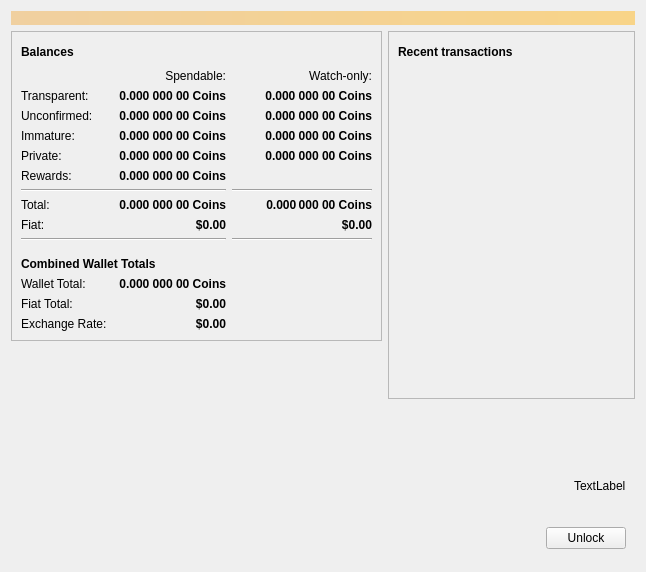
<?xml version="1.0" encoding="UTF-8"?>
<ui version="4.0">
 <class>OverviewPage</class>
 <widget class="QWidget" name="OverviewPage">
  <property name="geometry">
   <rect>
    <x>0</x>
    <y>0</y>
    <width>646</width>
    <height>572</height>
   </rect>
  </property>
  <property name="windowTitle">
   <string>Form</string>
  </property>
  <layout class="QGridLayout" name="gridLayout_3">
   <item row="0" column="0" colspan="2">
    <widget class="QLabel" name="labelAlerts">
     <property name="visible">
      <bool>true</bool>
     </property>
     <property name="styleSheet">
      <string notr="true">QLabel { background-color: qlineargradient(x1: 0, y1: 0, x2: 1, y2: 0, stop:0 #F0D0A0, stop:1 #F8D488); color:#000000; }</string>
     </property>
     <property name="alignment">
      <set>Qt::AlignCenter</set>
     </property>
     <property name="wordWrap">
      <bool>true</bool>
     </property>
     <property name="margin">
      <number>3</number>
     </property>
     <property name="textInteractionFlags">
      <set>Qt::TextSelectableByMouse</set>
     </property>
    </widget>
   </item>
   <item row="1" column="0">
    <widget class="QFrame" name="frame">
     <property name="frameShape">
      <enum>QFrame::StyledPanel</enum>
     </property>
     <property name="frameShadow">
      <enum>QFrame::Raised</enum>
     </property>
     <layout class="QGridLayout" name="gridLayout">
      <item row="13" column="0">
       <spacer name="verticalSpacerCombined">
        <property name="orientation">
         <enum>Qt::Vertical</enum>
        </property>
        <property name="sizeType">
         <enum>QSizePolicy::MinimumExpanding</enum>
        </property>
        <property name="sizeHint" stdset="0">
         <size>
          <width>20</width>
          <height>10</height>
         </size>
        </property>
       </spacer>
      </item>
      <item row="1" column="3">
       <widget class="QLabel" name="labelWatchonly">
        <property name="text">
         <string>Watch-only:</string>
        </property>
        <property name="alignment">
         <set>Qt::AlignRight|Qt::AlignTrailing|Qt::AlignVCenter</set>
        </property>
       </widget>
      </item>
      <item row="2" column="0">
       <widget class="QLabel" name="labelBalanceText">
        <property name="text">
         <string>Transparent:</string>
        </property>
       </widget>
      </item>
      <item row="1" column="2">
       <widget class="QLabel" name="labelSpendable">
        <property name="text">
         <string>Spendable:</string>
        </property>
        <property name="alignment">
         <set>Qt::AlignRight|Qt::AlignTrailing|Qt::AlignVCenter</set>
        </property>
       </widget>
      </item>
      <item row="4" column="3">
       <widget class="QLabel" name="labelWatchImmature">
        <property name="font">
         <font>
          <weight>75</weight>
          <bold>true</bold>
         </font>
        </property>
        <property name="cursor">
         <cursorShape>IBeamCursor</cursorShape>
        </property>
        <property name="toolTip">
         <string>Mined balance in watch-only addresses that has not yet matured</string>
        </property>
        <property name="text">
         <string notr="true">0.000 000 00 Coins</string>
        </property>
        <property name="alignment">
         <set>Qt::AlignRight|Qt::AlignTrailing|Qt::AlignVCenter</set>
        </property>
        <property name="textInteractionFlags">
         <set>Qt::LinksAccessibleByMouse|Qt::TextSelectableByKeyboard|Qt::TextSelectableByMouse</set>
        </property>
       </widget>
      </item>
      <item row="11" column="3">
       <widget class="QLabel" name="labelWatchFiat">
        <property name="font">
         <font>
          <weight>75</weight>
          <bold>true</bold>
         </font>
        </property>
        <property name="cursor">
         <cursorShape>IBeamCursor</cursorShape>
        </property>
        <property name="text">
         <string notr="true">$0.00</string>
        </property>
        <property name="alignment">
         <set>Qt::AlignRight|Qt::AlignTrailing|Qt::AlignVCenter</set>
        </property>
       </widget>
      </item>
      <item row="3" column="2">
       <widget class="QLabel" name="labelUnconfirmed">
        <property name="font">
         <font>
          <weight>75</weight>
          <bold>true</bold>
         </font>
        </property>
        <property name="cursor">
         <cursorShape>IBeamCursor</cursorShape>
        </property>
        <property name="toolTip">
         <string>Total of transactions that have yet to be confirmed, and do not yet count toward the spendable balance</string>
        </property>
        <property name="text">
         <string notr="true">0.000 000 00 Coins</string>
        </property>
        <property name="alignment">
         <set>Qt::AlignRight|Qt::AlignTrailing|Qt::AlignVCenter</set>
        </property>
        <property name="textInteractionFlags">
         <set>Qt::LinksAccessibleByMouse|Qt::TextSelectableByKeyboard|Qt::TextSelectableByMouse</set>
        </property>
       </widget>
      </item>
      <item row="8" column="0">
       <widget class="QLabel" name="labelTotalText">
        <property name="text">
         <string>Total:</string>
        </property>
       </widget>
      </item>
      <item row="5" column="0">
       <widget class="QLabel" name="labelPrivateTotalText">
        <property name="mouseTracking">
         <bool>false</bool>
        </property>
        <property name="text">
         <string>Private:</string>
        </property>
        <property name="textFormat">
         <enum>Qt::AutoText</enum>
        </property>
       </widget>
      </item>
      <item row="8" column="3">
       <widget class="QLabel" name="labelWatchTotal">
        <property name="font">
         <font>
          <weight>75</weight>
          <bold>true</bold>
         </font>
        </property>
        <property name="cursor">
         <cursorShape>IBeamCursor</cursorShape>
        </property>
        <property name="toolTip">
         <string>Current total balance in watch-only addresses</string>
        </property>
        <property name="text">
         <string notr="true">0.000 000 00 Coins</string>
        </property>
        <property name="alignment">
         <set>Qt::AlignRight|Qt::AlignTrailing|Qt::AlignVCenter</set>
        </property>
        <property name="textInteractionFlags">
         <set>Qt::LinksAccessibleByMouse|Qt::TextSelectableByKeyboard|Qt::TextSelectableByMouse</set>
        </property>
       </widget>
      </item>
      <item row="11" column="2">
       <widget class="QLabel" name="labelFiat">
        <property name="font">
         <font>
          <weight>75</weight>
          <bold>true</bold>
         </font>
        </property>
        <property name="cursor">
         <cursorShape>IBeamCursor</cursorShape>
        </property>
        <property name="text">
         <string>$0.00</string>
        </property>
        <property name="alignment">
         <set>Qt::AlignRight|Qt::AlignTrailing|Qt::AlignVCenter</set>
        </property>
       </widget>
      </item>
      <item row="4" column="0">
       <widget class="QLabel" name="labelImmatureText">
        <property name="text">
         <string>Immature:</string>
        </property>
       </widget>
      </item>
      <item row="12" column="3">
       <widget class="Line" name="lineWatchFiat">
        <property name="orientation">
         <enum>Qt::Horizontal</enum>
        </property>
       </widget>
      </item>
      <item row="7" column="0" colspan="3">
       <widget class="Line" name="line">
        <property name="orientation">
         <enum>Qt::Horizontal</enum>
        </property>
       </widget>
      </item>
      <item row="6" column="2">
       <widget class="QLabel" name="labelInterestBalance">
        <property name="font">
         <font>
          <weight>75</weight>
          <bold>true</bold>
         </font>
        </property>
        <property name="cursor">
         <cursorShape>IBeamCursor</cursorShape>
        </property>
        <property name="toolTip">
         <string>Your current rewards (interest)</string>
        </property>
        <property name="text">
         <string>0.000 000 00 Coins</string>
        </property>
        <property name="alignment">
         <set>Qt::AlignRight|Qt::AlignTrailing|Qt::AlignVCenter</set>
        </property>
        <property name="textInteractionFlags">
         <set>Qt::LinksAccessibleByMouse|Qt::TextSelectableByKeyboard|Qt::TextSelectableByMouse</set>
        </property>
       </widget>
      </item>
      <item row="2" column="3">
       <widget class="QLabel" name="labelWatchAvailable">
        <property name="font">
         <font>
          <weight>75</weight>
          <bold>true</bold>
         </font>
        </property>
        <property name="cursor">
         <cursorShape>IBeamCursor</cursorShape>
        </property>
        <property name="toolTip">
         <string>Your current balance in watch-only addresses</string>
        </property>
        <property name="text">
         <string notr="true">0.000 000 00 Coins</string>
        </property>
        <property name="alignment">
         <set>Qt::AlignRight|Qt::AlignTrailing|Qt::AlignVCenter</set>
        </property>
        <property name="textInteractionFlags">
         <set>Qt::LinksAccessibleByMouse|Qt::TextSelectableByKeyboard|Qt::TextSelectableByMouse</set>
        </property>
       </widget>
      </item>
      <item row="2" column="2">
       <widget class="QLabel" name="labelBalance">
        <property name="font">
         <font>
          <weight>75</weight>
          <bold>true</bold>
         </font>
        </property>
        <property name="cursor">
         <cursorShape>IBeamCursor</cursorShape>
        </property>
        <property name="toolTip">
         <string>Your current spendable balance</string>
        </property>
        <property name="text">
         <string notr="true">0.000 000 00 Coins</string>
        </property>
        <property name="alignment">
         <set>Qt::AlignRight|Qt::AlignTrailing|Qt::AlignVCenter</set>
        </property>
        <property name="textInteractionFlags">
         <set>Qt::LinksAccessibleByMouse|Qt::TextSelectableByKeyboard|Qt::TextSelectableByMouse</set>
        </property>
       </widget>
      </item>
      <item row="16" column="0">
       <widget class="QLabel" name="labelFiatTotalText">
        <property name="text">
         <string>Fiat Total:</string>
        </property>
       </widget>
      </item>
      <item row="12" column="0" colspan="3">
       <widget class="Line" name="lineFiat">
        <property name="orientation">
         <enum>Qt::Horizontal</enum>
        </property>
       </widget>
      </item>
      <item row="8" column="2">
       <widget class="QLabel" name="labelTotal">
        <property name="font">
         <font>
          <weight>75</weight>
          <bold>true</bold>
         </font>
        </property>
        <property name="cursor">
         <cursorShape>IBeamCursor</cursorShape>
        </property>
        <property name="toolTip">
         <string>Your current total balance</string>
        </property>
        <property name="text">
         <string notr="true">0.000 000 00 Coins</string>
        </property>
        <property name="alignment">
         <set>Qt::AlignRight|Qt::AlignTrailing|Qt::AlignVCenter</set>
        </property>
        <property name="textInteractionFlags">
         <set>Qt::LinksAccessibleByMouse|Qt::TextSelectableByKeyboard|Qt::TextSelectableByMouse</set>
        </property>
       </widget>
      </item>
      <item row="3" column="3">
       <widget class="QLabel" name="labelWatchPending">
        <property name="font">
         <font>
          <weight>75</weight>
          <bold>true</bold>
         </font>
        </property>
        <property name="cursor">
         <cursorShape>IBeamCursor</cursorShape>
        </property>
        <property name="toolTip">
         <string>Unconfirmed transactions to watch-only addresses</string>
        </property>
        <property name="text">
         <string notr="true">0.000 000 00 Coins</string>
        </property>
        <property name="alignment">
         <set>Qt::AlignRight|Qt::AlignTrailing|Qt::AlignVCenter</set>
        </property>
        <property name="textInteractionFlags">
         <set>Qt::LinksAccessibleByMouse|Qt::TextSelectableByKeyboard|Qt::TextSelectableByMouse</set>
        </property>
       </widget>
      </item>
      <item row="4" column="2">
       <widget class="QLabel" name="labelImmature">
        <property name="font">
         <font>
          <weight>75</weight>
          <bold>true</bold>
         </font>
        </property>
        <property name="cursor">
         <cursorShape>IBeamCursor</cursorShape>
        </property>
        <property name="toolTip">
         <string>Mined balance that has not yet matured</string>
        </property>
        <property name="text">
         <string notr="true">0.000 000 00 Coins</string>
        </property>
        <property name="alignment">
         <set>Qt::AlignRight|Qt::AlignTrailing|Qt::AlignVCenter</set>
        </property>
        <property name="textInteractionFlags">
         <set>Qt::LinksAccessibleByMouse|Qt::TextSelectableByKeyboard|Qt::TextSelectableByMouse</set>
        </property>
       </widget>
      </item>
      <item row="11" column="0">
       <widget class="QLabel" name="labelFiatText">
        <property name="text">
         <string>Fiat:</string>
        </property>
       </widget>
      </item>
      <item row="17" column="0">
       <widget class="QLabel" name="labelExchangeText">
        <property name="text">
         <string>Exchange Rate:</string>
        </property>
       </widget>
      </item>
      <item row="16" column="2">
       <widget class="QLabel" name="labelFiatTotal">
        <property name="font">
         <font>
          <weight>75</weight>
          <bold>true</bold>
         </font>
        </property>
        <property name="cursor">
         <cursorShape>UpArrowCursor</cursorShape>
        </property>
        <property name="text">
         <string>$0.00</string>
        </property>
        <property name="alignment">
         <set>Qt::AlignRight|Qt::AlignTrailing|Qt::AlignVCenter</set>
        </property>
        <property name="textInteractionFlags">
         <set>Qt::LinksAccessibleByMouse</set>
        </property>
       </widget>
      </item>
      <item row="3" column="0">
       <widget class="QLabel" name="labelPendingText">
        <property name="text">
         <string>Unconfirmed:</string>
        </property>
        <property name="margin">
         <number>0</number>
        </property>
       </widget>
      </item>
      <item row="5" column="3">
       <widget class="QLabel" name="labelPrivateWatchBalance">
        <property name="font">
         <font>
          <weight>75</weight>
          <bold>true</bold>
         </font>
        </property>
        <property name="cursor">
         <cursorShape>IBeamCursor</cursorShape>
        </property>
        <property name="toolTip">
         <string>Your current private balance</string>
        </property>
        <property name="text">
         <string>0.000 000 00 Coins</string>
        </property>
        <property name="alignment">
         <set>Qt::AlignRight|Qt::AlignTrailing|Qt::AlignVCenter</set>
        </property>
        <property name="textInteractionFlags">
         <set>Qt::LinksAccessibleByMouse|Qt::TextSelectableByKeyboard|Qt::TextSelectableByMouse</set>
        </property>
       </widget>
      </item>
      <item row="17" column="2">
       <widget class="QLabel" name="labelExchange">
        <property name="font">
         <font>
          <weight>75</weight>
          <bold>true</bold>
         </font>
        </property>
        <property name="cursor">
         <cursorShape>UpArrowCursor</cursorShape>
        </property>
        <property name="toolTip">
         <string>Your current total balance</string>
        </property>
        <property name="text">
         <string notr="true">$0.00</string>
        </property>
        <property name="alignment">
         <set>Qt::AlignRight|Qt::AlignTrailing|Qt::AlignVCenter</set>
        </property>
        <property name="textInteractionFlags">
         <set>Qt::LinksAccessibleByMouse</set>
        </property>
       </widget>
      </item>
      <item row="5" column="2">
       <widget class="QLabel" name="labelPrivateBalance">
        <property name="font">
         <font>
          <weight>75</weight>
          <bold>true</bold>
         </font>
        </property>
        <property name="cursor">
         <cursorShape>IBeamCursor</cursorShape>
        </property>
        <property name="toolTip">
         <string>Your current private balance</string>
        </property>
        <property name="text">
         <string>0.000 000 00 Coins</string>
        </property>
        <property name="alignment">
         <set>Qt::AlignRight|Qt::AlignTrailing|Qt::AlignVCenter</set>
        </property>
        <property name="textInteractionFlags">
         <set>Qt::LinksAccessibleByMouse|Qt::TextSelectableByKeyboard|Qt::TextSelectableByMouse</set>
        </property>
       </widget>
      </item>
      <item row="15" column="2">
       <widget class="QLabel" name="labelWalletTotal">
        <property name="font">
         <font>
          <weight>75</weight>
          <bold>true</bold>
         </font>
        </property>
        <property name="cursor">
         <cursorShape>UpArrowCursor</cursorShape>
        </property>
        <property name="text">
         <string>0.000 000 00 Coins</string>
        </property>
        <property name="alignment">
         <set>Qt::AlignRight|Qt::AlignTrailing|Qt::AlignVCenter</set>
        </property>
        <property name="textInteractionFlags">
         <set>Qt::LinksAccessibleByMouse</set>
        </property>
       </widget>
      </item>
      <item row="6" column="0">
       <widget class="QLabel" name="labelInterestTotalText">
        <property name="text">
         <string>Rewards:</string>
        </property>
       </widget>
      </item>
      <item row="7" column="3">
       <widget class="Line" name="lineWatchBalance">
        <property name="sizePolicy">
         <sizepolicy hsizetype="Preferred" vsizetype="Fixed">
          <horstretch>0</horstretch>
          <verstretch>0</verstretch>
         </sizepolicy>
        </property>
        <property name="minimumSize">
         <size>
          <width>140</width>
          <height>0</height>
         </size>
        </property>
        <property name="orientation">
         <enum>Qt::Horizontal</enum>
        </property>
       </widget>
      </item>
      <item row="0" column="0" colspan="4">
       <layout class="QHBoxLayout" name="horizontalLayout_4">
        <item>
         <widget class="QLabel" name="label_6">
          <property name="font">
           <font>
            <weight>75</weight>
            <bold>true</bold>
           </font>
          </property>
          <property name="text">
           <string>Balances</string>
          </property>
         </widget>
        </item>
        <item>
         <widget class="QPushButton" name="labelWalletStatus">
          <property name="enabled">
           <bool>true</bool>
          </property>
          <property name="maximumSize">
           <size>
            <width>30</width>
            <height>16777215</height>
           </size>
          </property>
          <property name="toolTip">
           <string>The displayed information may be out of date. Your wallet automatically synchronizes with the Pirate network after a connection is established, but this process has not completed yet.</string>
          </property>
          <property name="text">
           <string/>
          </property>
          <property name="icon">
           <iconset resource="../komodo.qrc">
            <normaloff>:/icons/warning</normaloff>
            <disabledoff>:/icons/warning</disabledoff>:/icons/warning</iconset>
          </property>
          <property name="iconSize">
           <size>
            <width>24</width>
            <height>24</height>
           </size>
          </property>
          <property name="flat">
           <bool>true</bool>
          </property>
         </widget>
        </item>
        <item>
         <spacer name="horizontalSpacer_4">
          <property name="orientation">
           <enum>Qt::Horizontal</enum>
          </property>
          <property name="sizeHint" stdset="0">
           <size>
            <width>40</width>
            <height>20</height>
           </size>
          </property>
         </spacer>
        </item>
       </layout>
      </item>
      <item row="15" column="0">
       <widget class="QLabel" name="labelWalletTotalText">
        <property name="text">
         <string>Wallet Total:</string>
        </property>
       </widget>
      </item>
      <item row="14" column="0" colspan="3">
       <widget class="QLabel" name="labelCombinedText">
        <property name="font">
         <font>
          <weight>75</weight>
          <bold>true</bold>
         </font>
        </property>
        <property name="text">
         <string>Combined Wallet Totals</string>
        </property>
       </widget>
      </item>
     </layout>
    </widget>
   </item>
   <item row="1" column="1" rowspan="2">
    <layout class="QVBoxLayout" name="verticalLayout_3">
     <item>
      <widget class="QFrame" name="frame_2">
       <property name="frameShape">
        <enum>QFrame::StyledPanel</enum>
       </property>
       <property name="frameShadow">
        <enum>QFrame::Raised</enum>
       </property>
       <layout class="QVBoxLayout" name="verticalLayout">
        <item>
         <layout class="QHBoxLayout" name="horizontalLayout_2">
          <item>
           <widget class="QLabel" name="label_4">
            <property name="font">
             <font>
              <weight>75</weight>
              <bold>true</bold>
             </font>
            </property>
            <property name="text">
             <string>Recent transactions</string>
            </property>
           </widget>
          </item>
          <item>
           <widget class="QPushButton" name="labelTransactionsStatus">
            <property name="enabled">
             <bool>true</bool>
            </property>
            <property name="maximumSize">
             <size>
              <width>30</width>
              <height>16777215</height>
             </size>
            </property>
            <property name="toolTip">
             <string>The displayed information may be out of date. Your wallet automatically synchronizes with the Pirate network after a connection is established, but this process has not completed yet.</string>
            </property>
            <property name="text">
             <string/>
            </property>
            <property name="icon">
             <iconset resource="../komodo.qrc">
              <normaloff>:/icons/warning</normaloff>
              <disabledoff>:/icons/warning</disabledoff>:/icons/warning</iconset>
            </property>
            <property name="iconSize">
             <size>
              <width>24</width>
              <height>24</height>
             </size>
            </property>
            <property name="flat">
             <bool>true</bool>
            </property>
           </widget>
          </item>
          <item>
           <spacer name="horizontalSpacer">
            <property name="orientation">
             <enum>Qt::Horizontal</enum>
            </property>
            <property name="sizeHint" stdset="0">
             <size>
              <width>40</width>
              <height>20</height>
             </size>
            </property>
           </spacer>
          </item>
         </layout>
        </item>
        <item>
         <widget class="QListView" name="listTransactions">
          <property name="styleSheet">
           <string notr="true">QListView { background: transparent; }</string>
          </property>
          <property name="frameShape">
           <enum>QFrame::NoFrame</enum>
          </property>
          <property name="verticalScrollBarPolicy">
           <enum>Qt::ScrollBarAlwaysOff</enum>
          </property>
          <property name="horizontalScrollBarPolicy">
           <enum>Qt::ScrollBarAlwaysOff</enum>
          </property>
          <property name="selectionMode">
           <enum>QAbstractItemView::NoSelection</enum>
          </property>
         </widget>
        </item>
        <item>
         <spacer name="horizontalSpacer_5">
          <property name="orientation">
           <enum>Qt::Horizontal</enum>
          </property>
          <property name="sizeHint" stdset="0">
           <size>
            <width>40</width>
            <height>20</height>
           </size>
          </property>
         </spacer>
        </item>
        <item>
         <spacer name="verticalSpacer_2">
          <property name="orientation">
           <enum>Qt::Vertical</enum>
          </property>
          <property name="sizeHint" stdset="0">
           <size>
            <width>20</width>
            <height>40</height>
           </size>
          </property>
         </spacer>
        </item>
       </layout>
      </widget>
     </item>
    </layout>
   </item>
   <item row="2" column="0">
    <spacer name="verticalSpacer_3">
     <property name="orientation">
      <enum>Qt::Vertical</enum>
     </property>
     <property name="sizeHint" stdset="0">
      <size>
       <width>20</width>
       <height>40</height>
      </size>
     </property>
    </spacer>
   </item>
   <item row="3" column="1">
    <spacer name="verticalSpacer">
     <property name="orientation">
      <enum>Qt::Vertical</enum>
     </property>
     <property name="sizeHint" stdset="0">
      <size>
       <width>20</width>
       <height>40</height>
      </size>
     </property>
    </spacer>
   </item>
   <item row="4" column="0" colspan="2">
    <widget class="QFrame" name="frame_5">
     <property name="sizePolicy">
      <sizepolicy hsizetype="Expanding" vsizetype="Fixed">
       <horstretch>0</horstretch>
       <verstretch>0</verstretch>
      </sizepolicy>
     </property>
     <property name="frameShape">
      <enum>QFrame::NoFrame</enum>
     </property>
     <property name="frameShadow">
      <enum>QFrame::Raised</enum>
     </property>
     <layout class="QHBoxLayout" name="horizontalLayout">
      <item>
       <spacer name="horizontalSpacer_6">
        <property name="orientation">
         <enum>Qt::Horizontal</enum>
        </property>
        <property name="sizeHint" stdset="0">
         <size>
          <width>87</width>
          <height>28</height>
         </size>
        </property>
       </spacer>
      </item>
      <item>
       <widget class="QLabel" name="lblLockedMessage">
        <property name="text">
         <string>TextLabel</string>
        </property>
       </widget>
      </item>
     </layout>
    </widget>
   </item>
   <item row="5" column="0" colspan="2">
    <widget class="QFrame" name="frame_3">
     <property name="sizePolicy">
      <sizepolicy hsizetype="Expanding" vsizetype="Fixed">
       <horstretch>0</horstretch>
       <verstretch>0</verstretch>
      </sizepolicy>
     </property>
     <property name="frameShape">
      <enum>QFrame::NoFrame</enum>
     </property>
     <property name="frameShadow">
      <enum>QFrame::Raised</enum>
     </property>
     <layout class="QGridLayout" name="gridLayout_2">
      <item row="0" column="1">
       <widget class="QPushButton" name="btnUnlock">
        <property name="text">
         <string>Unlock</string>
        </property>
       </widget>
      </item>
      <item row="0" column="0">
       <spacer name="horizontalSpacer_3">
        <property name="orientation">
         <enum>Qt::Horizontal</enum>
        </property>
        <property name="sizeHint" stdset="0">
         <size>
          <width>87</width>
          <height>28</height>
         </size>
        </property>
       </spacer>
      </item>
     </layout>
    </widget>
   </item>
  </layout>
 </widget>
 <resources>
  <include location="../komodo.qrc"/>
 </resources>
 <connections/>
</ui>
